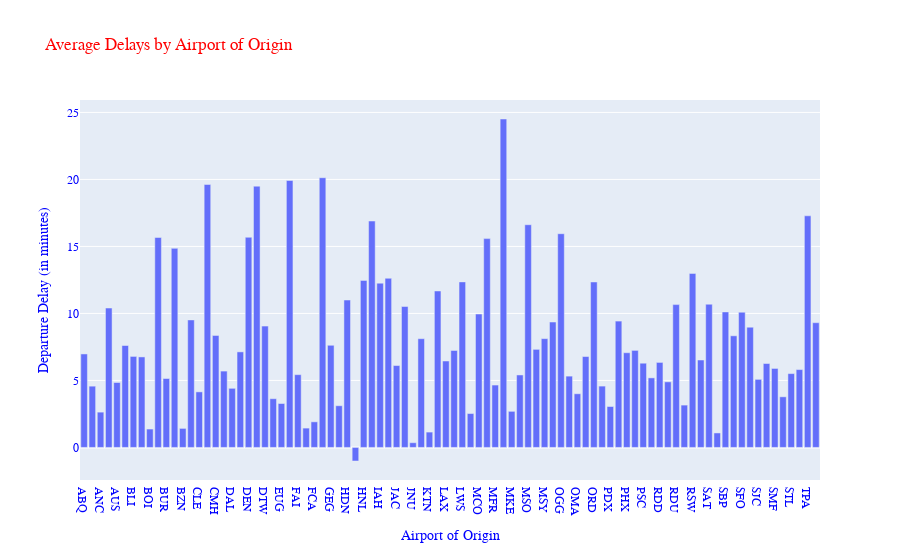
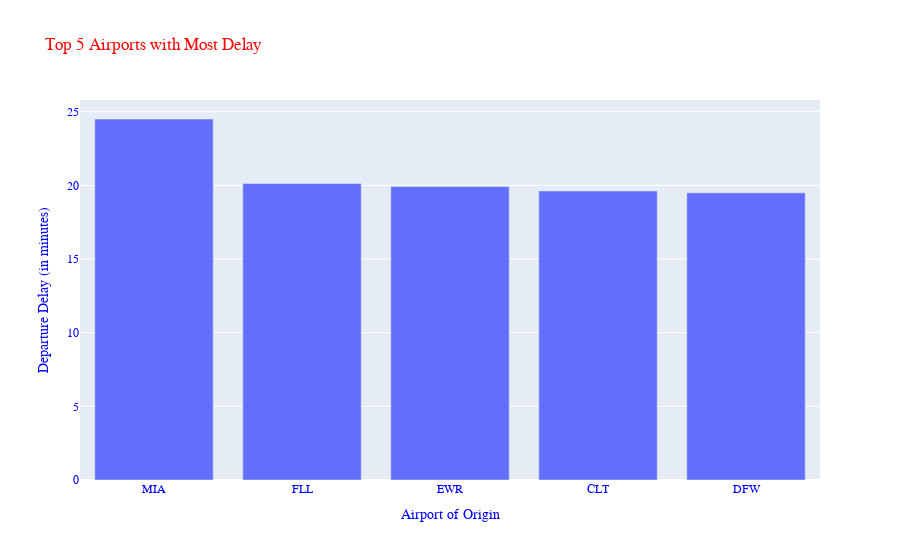
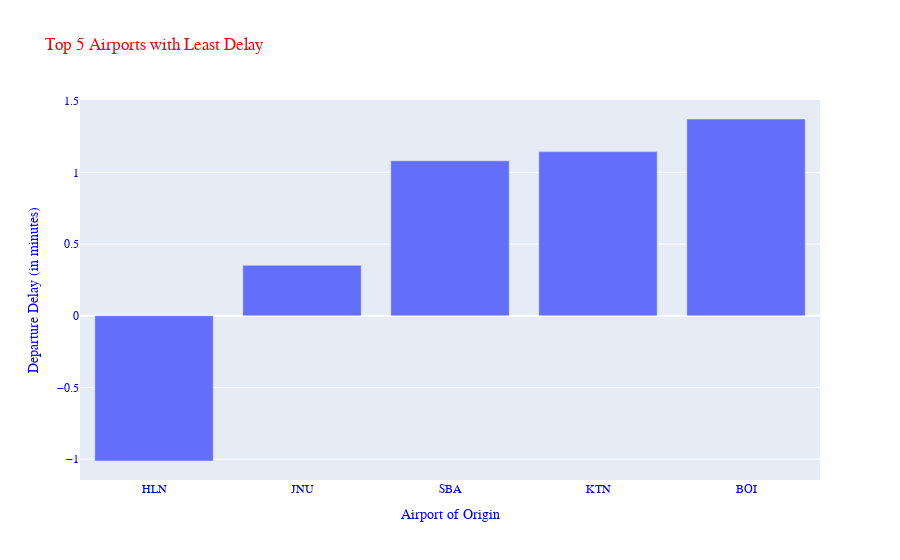

Notebook source saved alongside these figures, in order:
### Code cell
# 1. Which airports in the US experience the most and least average flight delays?

grouped_flights = merged_flights.groupby(["ORIGIN"])[["DEP_DELAY"]].mean().dropna()
grouped_flights = grouped_flights.reset_index()

def average_delays_bar_graphs(data, graph_title):
  """
  This function takes two parameters:
  data: a dataframe
  graph_title: a string for the graph title

  It plots a bar graph comparing the Departure Delays for different airports
  """
  fig = px.bar(data, x="ORIGIN", y="DEP_DELAY",
    hover_data=["ORIGIN", "DEP_DELAY"],
    title=graph_title,
    labels= {
      "ORIGIN": "Airport of Origin",
      "DEP_DELAY": "Departure Delay (in minutes)"
    }
  )

  fig.update_layout(
    font_family="Courier New",
    font_color="blue",
    title_font_family="Times New Roman",
    title_font_color="red",
  )
  fig.show()

average_delays_bar_graphs(grouped_flights, "Average Delays by Airport of Origin")

# Top 5 Most and Least average delays
top_5_most_delays = grouped_flights.nlargest(5, ["DEP_DELAY"])

average_delays_bar_graphs(top_5_most_delays, "Top 5 Airports with Most Delay")

top_5_least_delays = grouped_flights.nsmallest(5, ["DEP_DELAY"])

average_delays_bar_graphs(top_5_least_delays, "Top 5 Airports with Least Delay")

# Testing the top 5 most and least delay dataframes, making sure their length is correct

assert len(top_5_most_delays) == 5, "The length of this dataframe does not match expected values!"
assert len(top_5_least_delays) == 5, "The length of this dataframe does not match expected values!"

# Testing if the columns of grouped_flights are correct
assert list(grouped_flights.columns) == ["ORIGIN", "DEP_DELAY"], "Columns do not match expected values!"

### Figure 1 — Plotly figure (JSON) as saved in the notebook; plotly's stock layout.template omitted (floating-point values rounded to 4 significant figures)
{"data": [{"hovertemplate": "Airport of Origin=%{x}<br>Departure Delay (in minutes)=%{y}<extra></extra>", "legendgroup": "", "marker": {"color": "#636efa", "pattern": {"shape": ""}}, "name": "", "orientation": "v", "showlegend": false, "textposition": "auto", "type": "bar", "x": ["ABQ", "ALW", "ANC", "ATL", "AUS", "AZA", "BLI", "BNA", "BOI", "BOS", "BUR", "BWI", "BZN", "CHS", "CLE", "CLT", "CMH", "CVG", "DAL", "DCA", "DEN", "DFW", "DTW", "ELP", "EUG", "EWR", "FAI", "FAT", "FCA", "FLL", "GEG", "GTF", "HDN", "HLN", "HNL", "IAD", "IAH", "IND", "JAC", "JFK", "JNU", "KOA", "KTN", "LAS", "LAX", "LIH", "LWS", "MCI", "MCO", "MDW", "MFR", "MIA", "MKE", "MRY", "MSO", "MSP", "MSY", "OAK", "OGG", "OKC", "OMA", "ONT", "ORD", "PAE", "PDX", "PHL", "PHX", "PIT", "PSC", "PSP", "RDD", "RDM", "RDU", "RNO", "RSW", "SAN", "SAT", "SBA", "SBP", "SEA", "SFO", "SIT", "SJC", "SLC", "SMF", "SNA", "STL", "STS", "TPA", "TUS"], "xaxis": "x", "y": [6.976, 4.573, 2.634, 10.4, 4.845, 7.606, 6.792, 6.755, 1.372, 15.67, 5.144, 14.86, 1.42, 9.516, 4.145, 19.62, 8.355, 5.697, 4.411, 7.131, 15.68, 19.5, 9.058, 3.636, 3.277, 19.92, 5.43, 1.442, 1.91, 20.13, 7.623, 3.112, 11.0, -1.013, 12.47, 16.9, 12.26, 12.62, 6.111, 10.51, 0.352, 8.115, 1.145, 11.68, 6.45, 7.235, 12.35, 2.529, 9.957, 15.58, 4.655, 24.51, 2.694, 5.409, 16.62, 7.319, 8.119, 9.359, 15.95, 5.321, 4.005, 6.783, 12.35, 4.577, 3.055, 9.429, 7.068, 7.242, 6.285, 5.19, 6.344, 4.894, 10.66, 3.159, 12.99, 6.524, 10.69, 1.081, 10.11, 8.33, 10.09, 8.971, 5.081, 6.262, 5.895, 3.778, 5.509, 5.81, 17.29, 9.309], "yaxis": "y"}], "layout": {"barmode": "relative", "font": {"color": "blue", "family": "Courier New"}, "legend": {"tracegroupgap": 0}, "title": {"font": {"color": "red", "family": "Times New Roman"}, "text": "Average Delays by Airport of Origin"}, "xaxis": {"anchor": "y", "domain": [0, 1], "title": {"text": "Airport of Origin"}}, "yaxis": {"anchor": "x", "domain": [0, 1], "title": {"text": "Departure Delay (in minutes)"}}}}

### Figure 2 — Plotly figure (JSON) as saved in the notebook; plotly's stock layout.template omitted (floating-point values rounded to 4 significant figures)
{"data": [{"hovertemplate": "Airport of Origin=%{x}<br>Departure Delay (in minutes)=%{y}<extra></extra>", "legendgroup": "", "marker": {"color": "#636efa", "pattern": {"shape": ""}}, "name": "", "orientation": "v", "showlegend": false, "textposition": "auto", "type": "bar", "x": ["MIA", "FLL", "EWR", "CLT", "DFW"], "xaxis": "x", "y": [24.51, 20.13, 19.92, 19.62, 19.5], "yaxis": "y"}], "layout": {"barmode": "relative", "font": {"color": "blue", "family": "Courier New"}, "legend": {"tracegroupgap": 0}, "title": {"font": {"color": "red", "family": "Times New Roman"}, "text": "Top 5 Airports with Most Delay"}, "xaxis": {"anchor": "y", "domain": [0, 1], "title": {"text": "Airport of Origin"}}, "yaxis": {"anchor": "x", "domain": [0, 1], "title": {"text": "Departure Delay (in minutes)"}}}}

### Figure 3 — Plotly figure (JSON) as saved in the notebook; plotly's stock layout.template omitted (floating-point values rounded to 4 significant figures)
{"data": [{"hovertemplate": "Airport of Origin=%{x}<br>Departure Delay (in minutes)=%{y}<extra></extra>", "legendgroup": "", "marker": {"color": "#636efa", "pattern": {"shape": ""}}, "name": "", "orientation": "v", "showlegend": false, "textposition": "auto", "type": "bar", "x": ["HLN", "JNU", "SBA", "KTN", "BOI"], "xaxis": "x", "y": [-1.013, 0.352, 1.081, 1.145, 1.372], "yaxis": "y"}], "layout": {"barmode": "relative", "font": {"color": "blue", "family": "Courier New"}, "legend": {"tracegroupgap": 0}, "title": {"font": {"color": "red", "family": "Times New Roman"}, "text": "Top 5 Airports with Least Delay"}, "xaxis": {"anchor": "y", "domain": [0, 1], "title": {"text": "Airport of Origin"}}, "yaxis": {"anchor": "x", "domain": [0, 1], "title": {"text": "Departure Delay (in minutes)"}}}}
